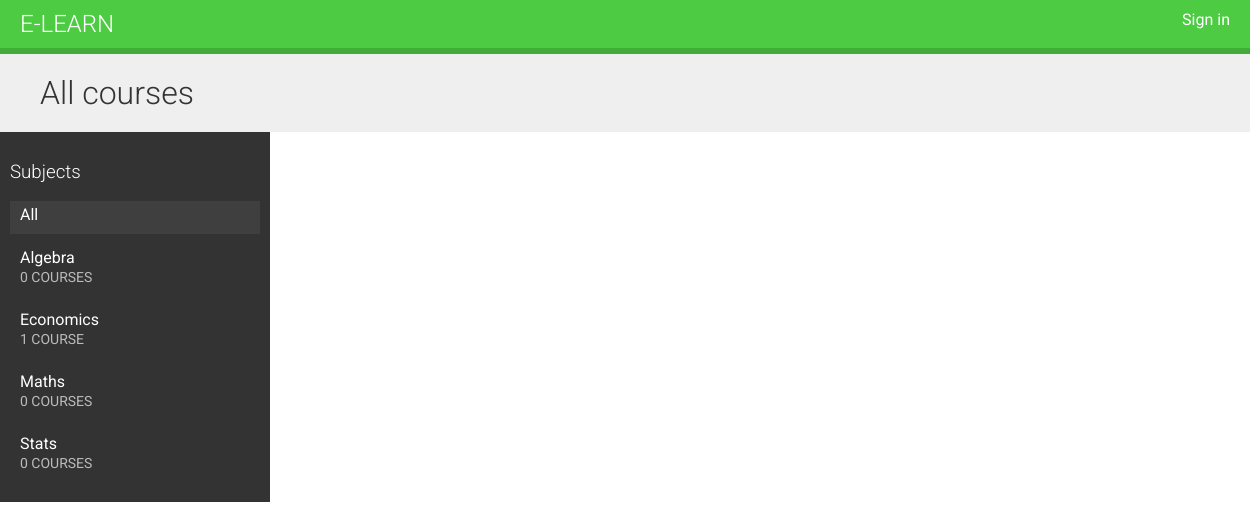
The page / on the database its author committed.
### courses/models.py (models this page shows, shortened)
class Subject(models.Model):
    title=models.CharField(max_length=200)
    slug=models.CharField(max_length=200,unique=True)
    class Meta:
        ordering=['title']

### courses/views.py (the view, shortened to what this page needs)
# urls.py: path('',CourseListView.as_view(),name='course_list'),
class CourseListView(TemplateResponseMixin,View):
    model=Course
    template_name='courses/course/list.html'
    def get(self,request,subject=None):
        subjects = cache.get('all_subjects')
        if not subjects:
         subjects=Subject.objects.annotate(
            total_courses=Count('courses')
        )
         cache.set('all_subjects', subjects)
        all_courses=Course.objects.annotate(
            total_modules=Count('modules')
        )
        courses=None
        return self.render_to_response(
            {
                'subjects':subjects,
                'subject':subject,
                'courses':courses,
            }
        )

### courses/templates/courses/course/list.html (shortened to what this page needs)
{% extends "base.html" %}
{% block content %}
<h1>
    {% if subject %}
    {{subject.title}} courses
    {% else %}
    All courses
    {% endif %}
</h1>
<div class="contents">
<h3>Subjects</h3>
<ul id="modules">
<li {% if not subject %}class="selected"{% endif %}>
<a href="{% url "course_list" %}">All</a>
</li>
 {% for s in subjects  %}
 <li {% if subject and subject.slug == s.slug %} class="selected" {% endif %}   >
 <a href="{% url "course_list_subject" s.slug %}">
 {{ s.title }}
<br>
<span>
{{ s.total_courses }} course{{ s.total_courses|pluralize }}
</span>
       </a>
        </li>
        {% endfor %}
</ul>
</div>
<div class="module">
</div>
{% endblock  %}

### courses/static/css/base.css (style rules this page uses)
body { margin:0; font-family:'Roboto', sans-serif; font-weight:400; color:#333; box-sizing: border-box; overflow-x: hidden; }
a { color:#3fad37; text-decoration:none; }
ul { float:left; }
h1, h2, h3, h4, h5, h6 { font-family:'Roboto', sans-serif; font-weight:300; }
h1 { background:#efefef; width:100%; overflow:auto; padding:20px 0 20px 40px; margin:0; }
.module { padding:10px 20px; float:left; width:600px; }
.contents { width:20%; padding:10px; float:left; background:#333; color: #fff; font-family:'Roboto', sans-serif; }
.contents ul { list-style:none; margin:0; padding:0; width:100%; }
.contents ul li { margin:0 0 10px 0; padding:4px 10px 10px; overflow:auto; cursor:move; }
.contents ul li.selected { background:#3f3f3f; }
.contents ul span { text-transform:uppercase; color:#bbb; font-size:14px; }
.contents ul a { display:block; color:#fff; text-decoration:none; }

### rows shown on the page
Subject: title "Algebra", total_courses "0"
Subject: title "Economics", total_courses "1"
Subject: title "Maths", total_courses "0"
Subject: title "Stats", total_courses "0"
